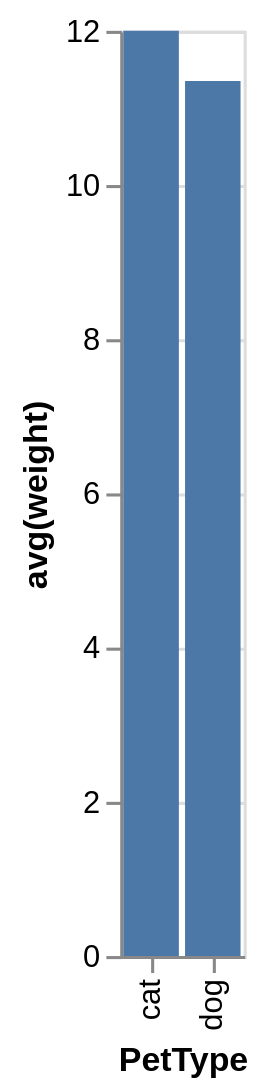

Source (Vega-Lite JSON):
### Vega-Lite specification from a JSON file in a GitHub repository (floating-point values rounded to 4 significant figures)
{"data": {"values": [{"x_data": "cat", "y_data": 12}, {"x_data": "dog", "y_data": 11.35}]}, "mark": "bar", "encoding": {"x": {"field": "x_data", "type": "nominal", "title": "PetType", "sort": {"op": "sum", "field": "y_data", "order": "descending"}}, "y": {"field": "y_data", "type": "quantitative", "title": "avg(weight)"}}}
